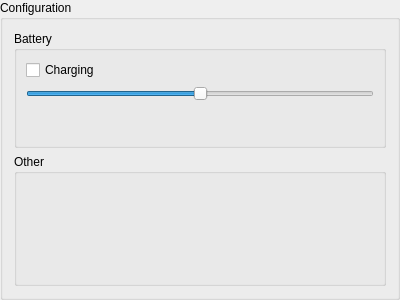
<?xml version="1.0" encoding="UTF-8"?>
<ui version="4.0">
 <class>ConfigurationGroupBox</class>
 <widget class="QGroupBox" name="ConfigurationGroupBox">
  <property name="geometry">
   <rect>
    <x>0</x>
    <y>0</y>
    <width>400</width>
    <height>300</height>
   </rect>
  </property>
  <property name="windowTitle">
   <string>GroupBox</string>
  </property>
  <property name="title">
   <string>Configuration</string>
  </property>
  <layout class="QVBoxLayout" name="verticalLayout_2">
   <item>
    <widget class="QGroupBox" name="battery_group_box">
     <property name="title">
      <string>Battery</string>
     </property>
     <layout class="QVBoxLayout" name="verticalLayout">
      <item>
       <widget class="QCheckBox" name="battery_charging_check_box">
        <property name="text">
         <string>Charging</string>
        </property>
       </widget>
      </item>
      <item>
       <widget class="QSlider" name="battery_percentage_slider">
        <property name="maximum">
         <number>100</number>
        </property>
        <property name="sliderPosition">
         <number>50</number>
        </property>
        <property name="orientation">
         <enum>Qt::Horizontal</enum>
        </property>
        <property name="tickPosition">
         <enum>QSlider::NoTicks</enum>
        </property>
       </widget>
      </item>
      <item>
       <spacer name="verticalSpacer">
        <property name="orientation">
         <enum>Qt::Vertical</enum>
        </property>
        <property name="sizeHint" stdset="0">
         <size>
          <width>20</width>
          <height>41</height>
         </size>
        </property>
       </spacer>
      </item>
     </layout>
    </widget>
   </item>
   <item>
    <widget class="QGroupBox" name="groupBox_2">
     <property name="title">
      <string>Other</string>
     </property>
     <layout class="QVBoxLayout" name="verticalLayout_3">
      <item>
       <spacer name="verticalSpacer_2">
        <property name="orientation">
         <enum>Qt::Vertical</enum>
        </property>
        <property name="sizeHint" stdset="0">
         <size>
          <width>20</width>
          <height>97</height>
         </size>
        </property>
       </spacer>
      </item>
     </layout>
    </widget>
   </item>
  </layout>
 </widget>
 <resources/>
 <connections/>
</ui>
